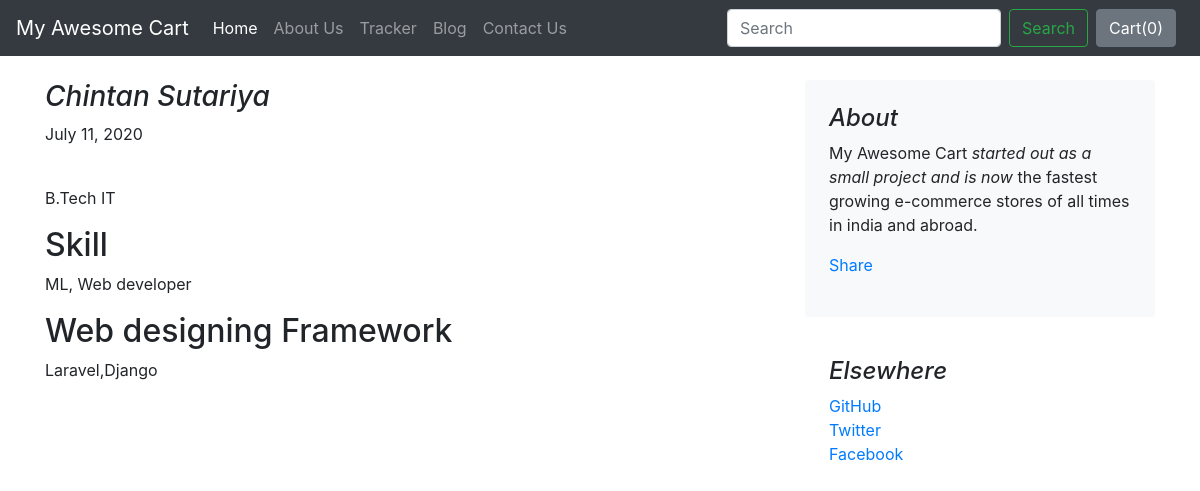
The page /blog/blogpost/1 on the database its author committed.
### blog/models.py (models this page shows)
class Blogpost(models.Model):
    post_id = models.AutoField(primary_key=True)
    title = models.CharField(max_length=50)
    head0 = models.CharField(max_length=500, default="")
    chead0 = models.CharField(max_length=5000, default="")
    head1 = models.CharField(max_length=500, default="")
    chead1 = models.CharField(max_length=5000, default="")
    head2 = models.CharField(max_length=500, default="")
    chead2 = models.CharField(max_length=5000, default="")
    pub_date = models.DateField()
    thumbnail = models.ImageField(upload_to='shop/images', default="")
    def __str__(self):
        return self.title

### blog/views.py (the view)
# urls.py: path('blogpost/<int:id>', views.blogpost,name="blogPost"),
def blogpost(request, id):
    post = Blogpost.objects.filter(post_id=id)[0]
    print(post)
    return render(request, 'blog/blogpost.html',{'post': post})

### blog/templates/blog/blogpost.html (shortened to what this page needs)
{% extends 'blog/basic.html' %}
{% block body %}
<div class="container">
    <div class="row mt-4">
        <div class="col-md-8 blog-main">
            <h3 class="font-italic">
                {{post.title}}
            </h3>
            <div class="blog-post">
                <p class="blog-post-meta">{{post.pub_date}}</p>
                <div class="fb-like" data-href="http://127.0.0.1:8000/blog/blogpost/{{post.post_id}}" data-width="" data-layout="standard" data-action="like" data-size="large" data-share="true"></div><br>
                <p>{{post.chead0}}</p>
                <h2>{{post.head1}}</h2>
                <p>{{post.chead1}}</p>
                <h2>{{post.head2}}</h2>
                <p>{{post.chead2}}</p>
            </div>
        </div>
        <aside class="col-md-4 blog-sidebar">
            <div class="p-4 mb-3 bg-light rounded">
                <h4 class="font-italic">About</h4>
                <p class="mb-0">My Awesome Cart <em>started out as a small project and is now</em> the fastest growing e-commerce stores of all times in india and abroad.</p>
                <div class="my-3 fb-share-button" data-href="http://127.0.0.1:8000/blog/blogpost/{{post.post_id}}" data-layout="button_count" data-size="small"><a target="_blank" href="https://www.facebook.com/sharer/sharer.php?u=https%3A%2F%2Fdevelopers.facebook.com%2Fdocs%2Fplugins%2F&amp;src=sdkpreparse" class="fb-xfbml-parse-ignore">Share</a></div>
            </div>
            <div class="p-4">
                <h4 class="font-italic">Elsewhere</h4>
                <ol class="list-unstyled">
                    <li><a href="#">GitHub</a></li>
                    <li><a href="#">Twitter</a></li>
                    <li><a href="#">Facebook</a></li>
                </ol>
            </div>
        </aside>
    </div>
</div>
{% endblock %}

### rows shown on the page
Blogpost: title "Chintan Sutariya", pub_date "July 11, 2020", chead0 "B.Tech IT", head1 "Skill", chead1 "ML, Web developer", head2 "Web designing Framework", chead2 "Laravel,Django"
